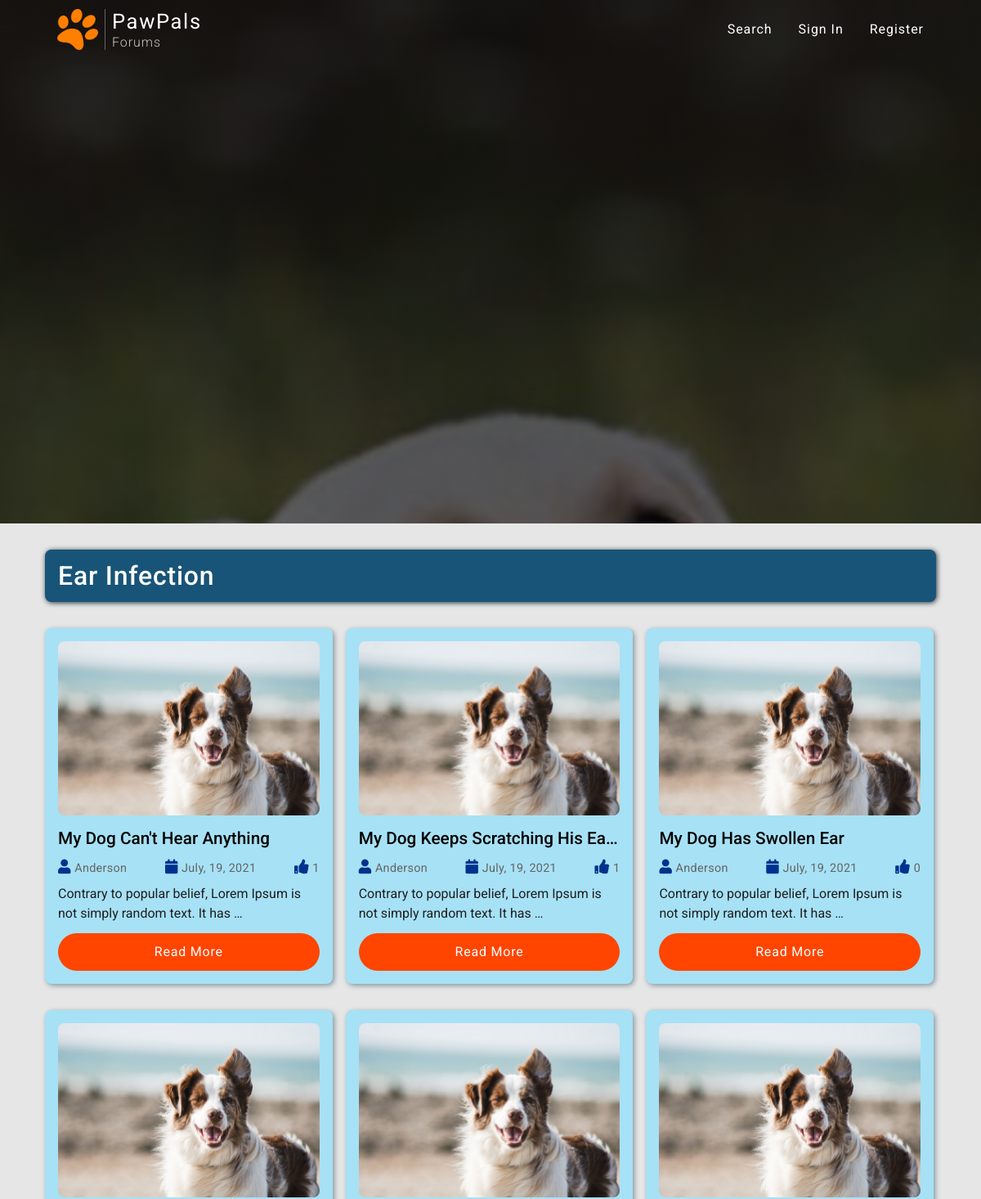
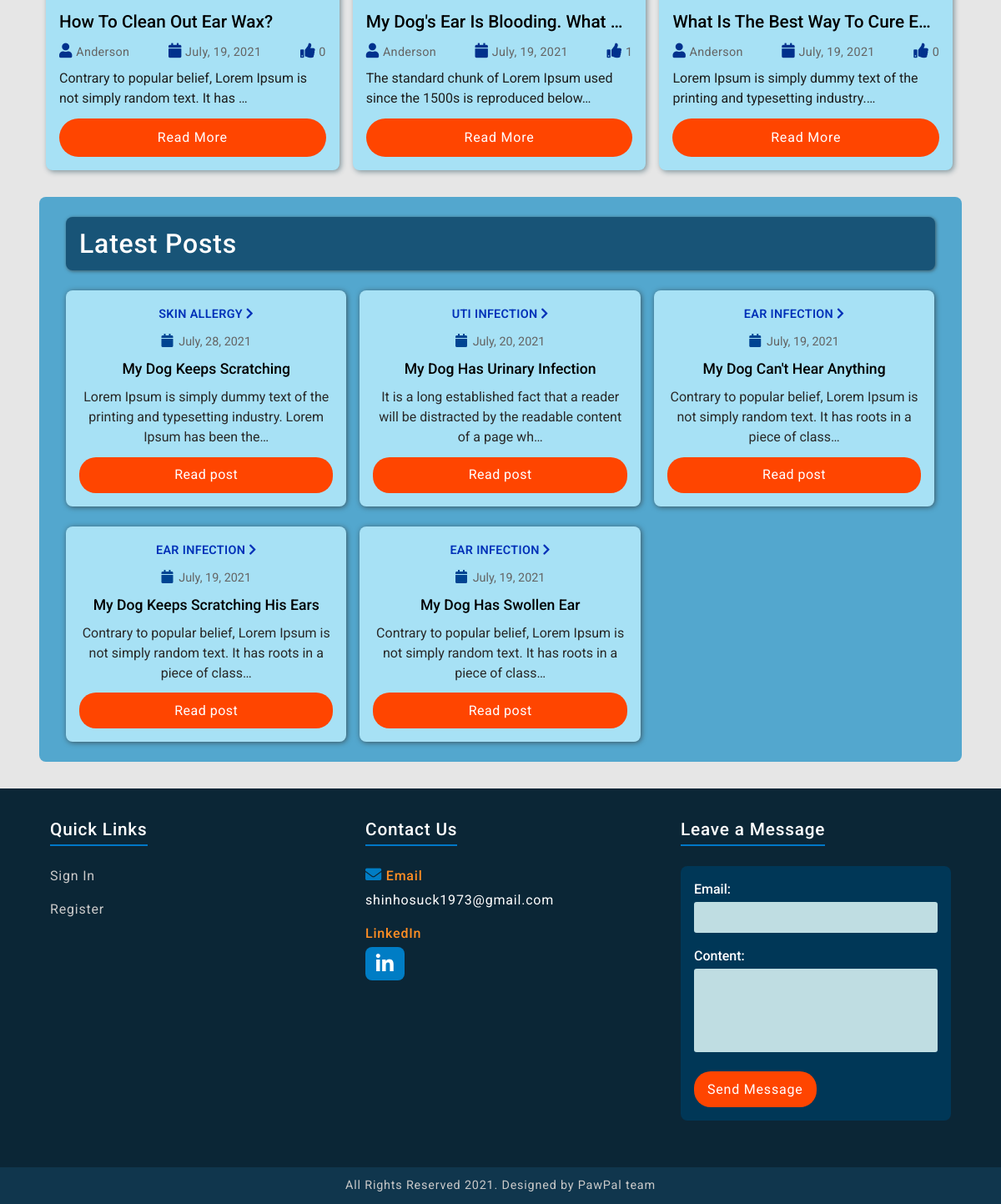
The app's page /topic/1/posts with its own data (2 pictures, top to bottom).
### blog/models.py (models this page shows, shortened)
class Topic(models.Model):
    name = models.CharField(max_length=50)
    topic_image = models.ImageField(upload_to="topic_images")
    description = models.CharField(max_length=200, blank=True)
    def __str__(self):
        return self.name

class Post(models.Model):
    topic = models.ForeignKey(Topic, on_delete=models.CASCADE)
    title = models.CharField(max_length=100)
    author = models.ForeignKey(User, on_delete=models.CASCADE)
    post_image = models.ImageField(default="default_post_img.jpg", upload_to="post_images")
    content = models.TextField()
    date_posted = models.DateTimeField(default=timezone.now)
    likes = models.ManyToManyField(User, blank=True, related_name="post_likes")
    class Meta:
        ordering = ["-date_posted"]

### blog/views.py (the view)
# urls.py: path("topic/<int:pk>/posts", all_posts_in_topic, name="posts-in-topic"),
def all_posts_in_topic(request, pk):
    topic = get_object_or_404(Topic, pk=pk)
    all_posts = Post.objects.all()[0:5]
    context = {
        "topic": topic,
        "all_posts": all_posts,
    }
    return render(request, "blog/all_posts_in_topic.html", context)

### users/forms.py
class ContactUsForm(forms.ModelForm):
    email = forms.EmailField()
    class Meta:
        model = Contact
        fields = ["email", "content"]

### users/context_processors.py (called while the page is built)
def contact_form(request):
    form = ContactUsForm()
    return  {"form": form}

### blog/templates/blog/all_posts_in_topic.html (shortened to what this page needs)
{% extends "blog/base.html" %}
{% block content %}
    <div class="topic-post-row">
        <div class="topic-content-container">
            <div class="topic-header-container">
                <h2 class="topic-header">{{ topic.name }}</h2>
            </div>
            {% if not topic.post_set.all %}
                <script type="text/javascript">
                    alert("Sorry, this forum is empty!")
                    location.href = "{% url 'blog:home' %}"
                </script>
            {% else %}
                {% for post in topic.post_set.all %}
                    <div class="topic-post-col">
                        <img class="topic-post-img" src="{{ post.post_image.url}}" alt="post image">
                        <div class="topic-post-text-container">
                            <h6 class="topic-post-title">{{ post.title }}</h6>
                            <div class="post-icons-wrapper">
                                <p class="post-icon">
                                    <i class="fas fa-user topic-user-icon"></i>
                                    <span>{{ post.author|truncatechars:8 }}</span>
                                </p>
                                <p class="post-icon">
                                    <i class="fas fa-calendar topic-calendar-icon"></i>
                                    <span>{{ post.date_posted|date:"N, d, Y"|truncatechars:14}}</span>
                                </p>
                                <p class="post-icon">
                                    <i class="fas fa-thumbs-up topic-thumbs-up-icon"></i>
                                    <span class="topic-likes-count">{{ post.likes.count}}</span>
                                </p>
                            </div>
                            <p class="topic-content">{{ post.content|truncatechars:75}}</p>
                            <a class="topic-read-more" href="{% url 'blog:post-detail' post.pk %}">Read More</a>
                        </div>
                    </div>
                {% endfor %}
            {% endif %}
        </div>
        <div class="post-right-side-container">
            <h5 class="latest-post-title-header">Latest Posts</h5>
            <div class="latest-post-wrapper">
                {% for post in all_posts %}
                <div class="latest-posts">
                    <a class="latest-post-topic-link" href="{% url 'blog:posts-in-topic' post.topic.pk%}">
                        {{ post.topic }}
                        <i class="fa fa-chevron-right"></i>
                    </a>
                    <p class="latest-post-date">
                        <i class="fas fa-calendar topic-calendar-icon"></i>
                        {{ post.date_posted|date:"N, d, Y"}}
                    </p>
                    <h5 class="latest-post-title">{{ post.title }}</h5>
                    <p class="latest-post-content">{{ post.content|truncatechars:100}}</p>
                    <a href="{% url 'blog:post-detail' post.pk %}" class="latest-post-detail">
                        Read post
                    </a>
                </div>
                {% endfor %}
            </div>
        </div>
    </div>
{% endblock content %}

### blog/templates/blog/base.html (style rules this page uses)
p > label { color: rgb(255, 255, 255); font-size: 1rem; font-weight: 500; margin-bottom: 0.2rem; text-align: start !important; }
p > input, textarea { width: 100%; padding: 0.4rem 1rem; outline: none; border: none; background: rgb(191, 221, 226); color: rgb(0, 0, 0); resize: none; border-radius: 3px; }
p > textarea { height: 100px; width: 100%; }

### records on screen
Topic: name "Ear Infection"
Post: post_image (placeholder picture), title "My Dog Can't Hear Anything", author "Anderson", date_posted "July, 19, 2021", likes.count "1", content "Contrary to popular belief, Lorem Ipsum is not simply random text. It has …", topic "EAR INFECTION", content "Contrary to popular belief, Lorem Ipsum is not simply random text. It has roots in a piece of class…"
Post: post_image (placeholder picture), title "My Dog Keeps Scratching His Ears", author "Anderson", date_posted "July, 19, 2021", likes.count "1", content "Contrary to popular belief, Lorem Ipsum is not simply random text. It has …", topic "EAR INFECTION", content "Contrary to popular belief, Lorem Ipsum is not simply random text. It has roots in a piece of class…"
Post: post_image (placeholder picture), title "My Dog Has Swollen Ear", author "Anderson", date_posted "July, 19, 2021", likes.count "0", content "Contrary to popular belief, Lorem Ipsum is not simply random text. It has …", topic "EAR INFECTION", content "Contrary to popular belief, Lorem Ipsum is not simply random text. It has roots in a piece of class…"
Post: post_image (placeholder picture), title "How To Clean Out Ear Wax?", author "Anderson", date_posted "July, 19, 2021", likes.count "0", content "Contrary to popular belief, Lorem Ipsum is not simply random text. It has …"
Post: post_image (placeholder picture), title "My Dog's Ear Is Blooding. What…", author "Anderson", date_posted "July, 19, 2021", likes.count "1", content "The standard chunk of Lorem Ipsum used since the 1500s is reproduced below…"
Post: post_image (placeholder picture), title "What Is The Best Way To Cure E…", author "Anderson", date_posted "July, 19, 2021", likes.count "0", content "Lorem Ipsum is simply dummy text of the printing and typesetting industry.…"
Post: topic "SKIN ALLERGY", date_posted "July, 28, 2021", title "My Dog Keeps Scratching", content "Lorem Ipsum is simply dummy text of the printing and typesetting industry. Lorem Ipsum has been the…"
Post: topic "UTI INFECTION", date_posted "July, 20, 2021", title "My Dog Has Urinary Infection", content "It is a long established fact that a reader will be distracted by the readable content of a page wh…"
